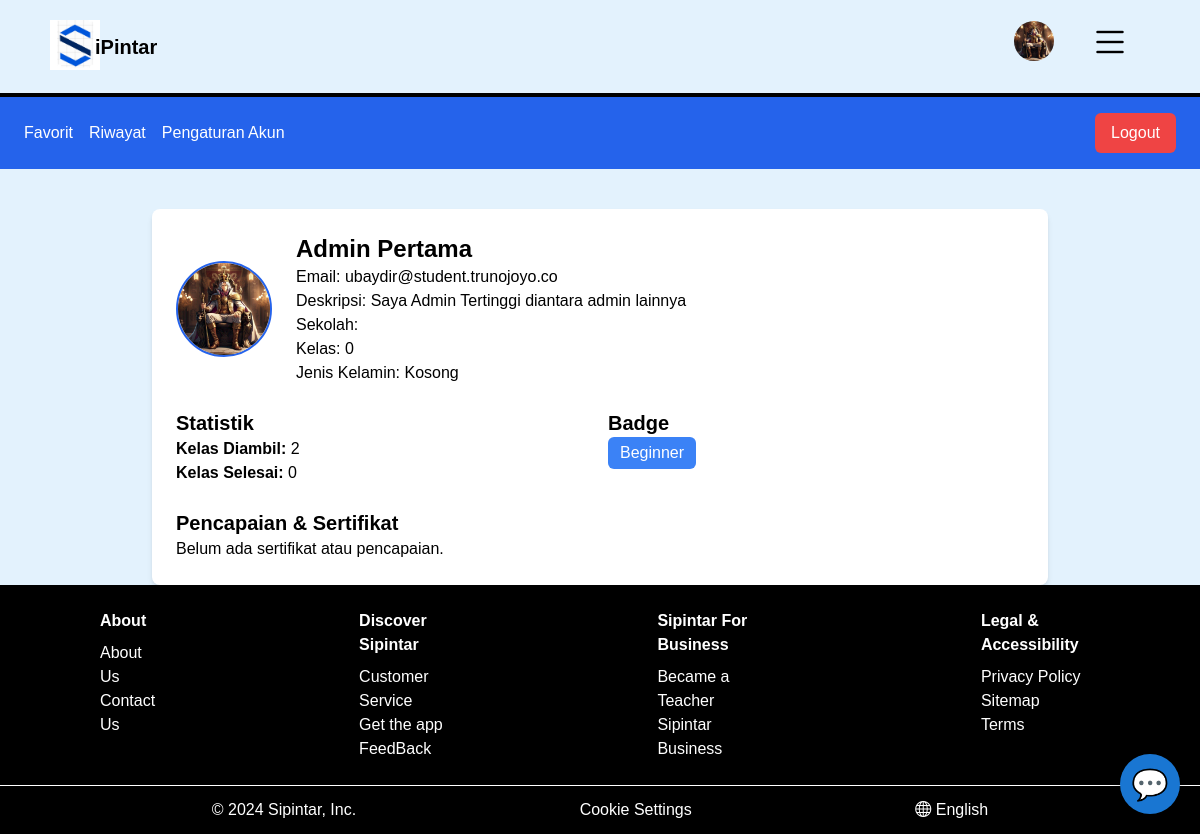
Page /profil/profil.php (signed in) on the committed database.
### tables this page shows
CREATE TABLE `pengguna` (
  `id_pengguna` int NOT NULL,
  `nama` varchar(255) NOT NULL,
  `email` varchar(255) NOT NULL,
  `username` varchar(50) NOT NULL,
  `kata_sandi` varchar(255) NOT NULL,
  `peran` tinyint NOT NULL,
  `tanggal_lahir` date DEFAULT NULL,
  `bio` text,
  `foto` varchar(255) NOT NULL,
  `sekolah` varchar(100) NOT NULL,
  `kelas` tinyint NOT NULL,
  `reset_token` varchar(255) DEFAULT NULL,
  `reset_expiry` datetime DEFAULT NULL,
  `dibuat_pada` timestamp NOT NULL DEFAULT CURRENT_TIMESTAMP,
  `diperbarui_pada` timestamp NOT NULL DEFAULT CURRENT_TIMESTAMP ON UPDATE CURRENT_TIMESTAMP,
  `jenis_kelamin` enum('Laki-laki','Perempuan') DEFAULT NULL
);

### profil/profil.php (the view, shortened to what this page needs)
<?php
include "../partials/Config.php";
$user_id = $_SESSION['user']['id_pengguna'];
$query_user = "SELECT * FROM pengguna WHERE id_pengguna = '$user_id'";
$result_user = mysqli_query($conn, $query_user);
$user = mysqli_fetch_assoc($result_user);
$query_pendaftaran = "SELECT
                        COUNT(*) AS total_diambil,
                        SUM(CASE WHEN status = 'selesai' THEN 1 ELSE 0 END) AS total_selesai
                      FROM pendaftaran_kelas
                      WHERE id_pengguna = '$user_id'";
$result_pendaftaran = mysqli_query($conn, $query_pendaftaran);
$pendaftaran = mysqli_fetch_assoc($result_pendaftaran);
$achievements = [];
?>
<nav class="bg-blue-600 text-white p-4">
    <div class="max-w-6xl mx-auto flex justify-between items-center">
        <ul class="flex space-x-4">
            <li><a href="favorit.php" class="hover:underline">Favorit</a></li>
            <li><a href="riwayat.php" class="hover:underline">Riwayat</a></li>
            <li><a href="setting.php" class="hover:underline">Pengaturan Akun</a></li>
        </ul>
        <a href="../logout/logout.php" class="bg-red-500 hover:bg-red-600 text-white py-2 px-4 rounded-md">
            Logout
        </a>
    </div>
</nav>
<div class="max-w-4xl mx-auto mt-10 bg-white p-6 rounded-lg shadow-md">
    <div class="flex items-center space-x-6">
        <div class="w-24 h-24 rounded-full overflow-hidden border-2 border-blue-600">
            <img src="<?php echo !empty($user['foto']) ? htmlspecialchars($user['foto']) : 'https://via.placeholder.com/150'; ?>"
                alt="Foto Profil" class="w-full h-full object-cover">
        </div>
        <div>
            <h1 class="text-2xl font-bold"><?php echo htmlspecialchars($user['nama']); ?></h1>
            <p>Email: <?php echo htmlspecialchars($user['email']); ?></p>
            <p>Deskripsi: <?php echo htmlspecialchars($user['bio'] ?? "Kosong"); ?></p>
            <p>Sekolah: <?php echo htmlspecialchars($user['sekolah'] ?? "Kosong"); ?></p>
            <p>Kelas: <?php echo htmlspecialchars($user['kelas'] ?? "Kosong"); ?></p>
            <p>Jenis Kelamin: <?php echo htmlspecialchars($user['jenis_kelamin'] ?? "Kosong"); ?></p>
        </div>
    </div>
    <div class="mt-6 grid grid-cols-1 md:grid-cols-2 gap-4">
        <div>
            <h2 class="text-xl font-semibold">Statistik</h2>
            <p><strong>Kelas Diambil:</strong> <?php echo $pendaftaran['total_diambil'] ?? 0; ?></p>
            <p><strong>Kelas Selesai:</strong> <?php echo $pendaftaran['total_selesai'] ?? 0; ?></p>
        </div>
        <div>
            <h2 class="text-xl font-semibold">Badge</h2>
            <span class="inline-block bg-blue-500 text-white py-1 px-3 rounded-md">
                <?php
                    $badge = "Beginner";
                    echo $badge;
                    ?>
            </span>
        </div>
    </div>
    <div class="mt-6">
        <h2 class="text-xl font-semibold">Pencapaian & Sertifikat</h2>
        <?php if (count($achievements) > 0): ?>
        <ul class="list-disc pl-5">
            <?php foreach ($achievements as $achievement): ?>
            <li><?php echo htmlspecialchars($achievement); ?></li>
            <?php endforeach; ?>
        </ul>
        <?php else: ?>
        <p>Belum ada sertifikat atau pencapaian.</p>
        <?php endif; ?>
    </div>
</div>
<?php
include '../partials/Master.php';
?>

### partials/cs.php (style rules this page uses)
body { font-family: Arial, sans-serif; background-color: #e3f2fd; margin: 0; padding: 0; }

### rows in the picture
pengguna: foto (picture), nama "Admin Pertama", email "ubaydir@student.trunojoyo.co", bio "Saya Admin Tertinggi diantara admin lainnya", kelas "0", jenis_kelamin "Kosong"

### other values in the picture
$pendaftaran['total_diambil'] "2"
$pendaftaran['total_selesai'] "0"
$badge "Beginner"
